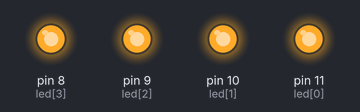
The sketch below on a simulated Arduino Uno, built with avr-gcc and run on an emulated ATmega328P. On the bench: output pins drawn as LEDs (lit = HIGH). What the sketch prints to the serial monitor is not drawn.

Above: at 0.01 s.
At 1.11 s:
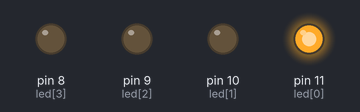
At 2.3 s:
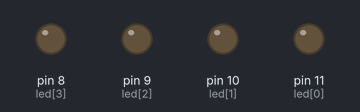
Timing chart, 0 to 3.8 s (numbered marks = the images above):
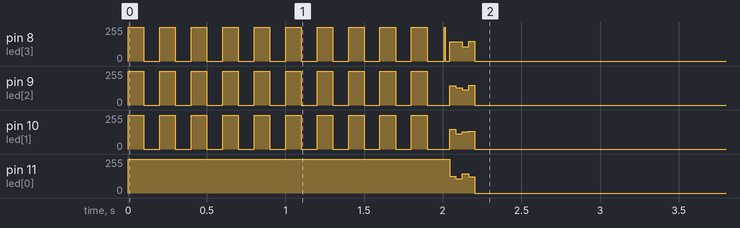

Measured:
- by itself, pin 11 (led[0]): 255/255 → 0/255 at 2.0 s
- by itself, pin 8 (led[3]): 255/255 → 0/255 at 0.10 s, → 255/255 0.10 s later, → 0/255 0.10 s later, → 255/255 0.10 s later, … (25 changes in this stretch)

The sketch:

Joystick-BT-LED-2016-04-04.ino
```cpp
/*
 * based on the GyRobo Code "Bal_Code_v8_with_bluetooth_working_SVPWM"
 * No balancing or MPU6050 accelerometer sensor
 *
 * Lights or flashes leds

 *
 * HC-05 or HC-06 Bluetooth setup for 57 600 baud on the TX and RX pins
 * Joystick BT Commander Version 5.2
 * Button #1: " ON / OFF",
 * Button #2: Rouge
 * Button #3: Vert
 * Button #4: Bleu
 * Data field #1: "Bat. V", Data field #2: "Power", Data field #3: "Cycle (ms)"
 * note: cycle time must not exceed 4ms
 */


#pragma GCC optimize ("3")


//main loop--------------------------------------------------------
#define LEDPIN   13             // led intégrée à l'arduino

bool power = false;            //run only when power is true

uint16_t freqCounter = 0;
uint16_t oldfreqCounter = 0;
uint16_t loop_time = 0;         //how fast is the main loop running

String data1 = "data1";
String data2 = "data2";

int color ;                   // led# to command
bool onOff ;                  // on (1) or off (0)

//Bluetooth input stuff------------------------------------------
#define    STX          0x02	// debut d'ordre
#define    ETX          0x03	// fin d'ordre

int16_t joyY, joyX;                                         //smartphone joystick input values

uint8_t cmd[8] = {0, 0, 0, 0, 0, 0, 0, 0};                 // bytes received
uint8_t buttonStatus = 0;                                  // first Byte sent to Android device


//LED control-------------------------------------------------------

// les 4 leds
int led[4] ={11, 10, 9, 8}; ;  // 4 leds from 1 to 4
// red / blue / green / white


void setup()
{
  for (int i = 0; i < 4; i++)
  {
    pinMode (led[i], OUTPUT);
  }
  // Start Serial Port
  Serial.begin(57600);
  Serial.println("LED_with_bluetooth_working_V0.1" );
  Serial.println("Pret !");

  for (int i = 0; i < 20; i++)
  {
    digitalWrite(led[1], !digitalRead(led[1]));
    digitalWrite(led[2], !digitalRead(led[2]));
    digitalWrite(led[3], !digitalRead(led[3]));
    digitalWrite(led[0], !digitalRead(led[4]));
    delay (100);
  }

  //Setup LED Controller

  Serial.println("Setup is almost done \n\r");
  LED_Setup();
  Serial.println("Setup is DONE \n\r");

  for (int i = 0; i < 20; i++)
  {
    for (int j = 0; j < 2; j++) {
      LED_command(j, !digitalRead(led[j])) ;
      delay (400);
    }
    for (int j = 2; j < 4; j++) {
      LED_command(j, !digitalRead(led[j])) ;
      delay (400);
    }
  }

  // empty RX buffer
  while (Serial.available())  Serial.read();

}


void loop()
{
  //run main loop every ~4ms
  if ((freqCounter & 0x07f) == 0)
  {
    // record when loop starts
    oldfreqCounter = freqCounter;

    //test battery voltage every ~1s
    if ((freqCounter & 0x7FFF) == 0)
    {
      // battery_test();
    }

    //send bluetooth output to smartphone every ~0.13s
    if ((freqCounter & 0xFFF) == 0)
    {
      sendBlueToothData();
    }

    //receive bluetooth input from smartphone
    bluetooth();

    //run if on sent from smartphone and battery is charged
    if (power == true ) {
      LED_command( color, onOff);   // will run the led command and return data2 content
    }
    else
    {
      StopLeds();               //turn all leds off
    }

    //calculate loop time
    if (freqCounter > oldfreqCounter)
    {
      if (loop_time < (freqCounter - oldfreqCounter)) loop_time = freqCounter - oldfreqCounter;
    }

  }
}


//-----------------------------------------------------------------------------------
//bluetooth between smartphone and robot---------------------------------------------
//-----------------------------------------------------------------------------------

void bluetooth()
{
  if (Serial.available())   // data received from smartphone
  {
    cmd[0] =  Serial.read();
    if (cmd[0] == STX)
    {
      int i = 1;
      while (Serial.available())
      {
        cmd[i] = Serial.read();
        if (cmd[i] > 127 || i > 7)                   break; // Communication error
        if ((cmd[i] == ETX) && (i == 2 || i == 7))   break; // Button or Joystick data
        i++;
      }
      if      (i == 2)          getButtonState(cmd[1]);    // 3 Bytes  ex: < STX "C" ETX >
      else if (i == 7)          getJoystickState(cmd);     // 6 Bytes  ex: < STX "200" "180" ETX >
    }
  }
}


void sendBlueToothData()
{
  // Data frame transmitted back from Arduino to Android device:
  // < 0X02   Buttons state   0X01   DataField#1   0x04   DataField#2   0x05   DataField#3    0x03 >
  // < 0X02      "01011"      0X01     "120.00"    0x04     "-4500"     0x05  "Motor enabled" 0x03 >    // example

  Serial.print((char)STX);                                             // Start of Transmission
  Serial.print(getButtonStatusString());    Serial.print((char)0x1);   // buttons status feedback
  Serial.print(data1);     Serial.print((char)0x4);                     // datafield #1
  Serial.print(data2);        Serial.print((char)0x5);                  // datafield #2
  Serial.print(loop_time * 0.0318);                                    // datafield #3
  Serial.print((char)ETX);                                             // End of Transmission

  loop_time = 0;
}


String getButtonStatusString()  {
  String bStatus = "";
  for (int i = 0; i < 6; i++)  {
    if (buttonStatus & (B100000 >> i))      bStatus += "1";
    else                                    bStatus += "0";
  }
  return bStatus;
}


void getJoystickState(byte data[8])    {
  joyX = (data[1] - 48) * 100 + (data[2] - 48) * 10 + (data[3] - 48); // obtain the Int from the ASCII representation
  joyY = (data[4] - 48) * 100 + (data[5] - 48) * 10 + (data[6] - 48);
  joyX = joyX - 200;                                                  // Offset to avoid
  joyY = joyY - 200;                                                  // transmitting negative numbers

  if (joyX < -100 || joyX > 100 || joyY < -100 || joyY > 100)     return; // commmunication error
}


void getButtonState(int bStatus)  {
  switch (bStatus) {
    // -----------------  BUTTON #1  -----------------------
    case 'A':
      buttonStatus |= B000001;        // ON

      power = true;                   // ON
      data1 = "ON";
      break;
    case 'B':
      buttonStatus = B000000;        // OFF et met à 0 tous les autres boutons - pas &= B111110
      power = false;                   // OFF
      StopLeds();
      color = 4;                  // white will power on when next button true pushed
      onOff = true;               // ON
      data1 = "OFF";

      break;

    // -----------------  BUTTON #2  -----------------------
    case 'C':
      buttonStatus |= B000010;

      color = 0;                  // red
      onOff = true;               // ON
      data2 = "Red ON";
      break;
    case 'D':
      buttonStatus &= B111101;        // tourne sens inverse aiguille montre
      color = 0;                  // red
      onOff = false;               // OFF
      data2 = "Red OFF";
      break;


   // -----------------  BUTTON #3  -----------------------
   case 'E':
      buttonStatus |= B000100;        // avance

    color = 1;                  // blue
    onOff = true;               // ON
    data2 = "blue ON";
     break;
   case 'F':
      buttonStatus &= B111011;      // OFF
      color = 1;                  // blue
      onOff = false;               // OFF
      data2 = "blue OFF";
      break;

    // -----------------  BUTTON #4  -----------------------
    case 'G':
      buttonStatus |= B001000;       // recule

      color = 2;                  // green
      onOff = true;               // ON
      data2 = "green ON";
      break;
     case 'H':
      buttonStatus &= B110111;    // OFF
      color = 2;                  // green
      onOff = false;               // OFF
      data2 = "green OFF";
      break;
/*
    // -----------------  BUTTON #5  -----------------------
     case 'I':           // configured as momentary button
      buttonStatus |= B010000;        // ON
       // your code...

       break;
     case 'J':
      buttonStatus &= B101111;        // OFF
       // your code...

       break;

    // -----------------  BUTTON #6  -----------------------
     case 'K':
      buttonStatus |= B100000;        // ON
       // your code...

      break;
     case 'L':
      buttonStatus &= B011111;        // OFF
       // your code...

       break;
  */
  }
}


//--------------------------------------------------------------
// code loop timing---------------------------------------------
//--------------------------------------------------------------
// minimize interrupt code length
// is called every 31.875us (510 clock cycles)  ???????
ISR( TIMER1_OVF_vect )
{
  //every 32 count of freqCounter ~1ms
  freqCounter++;

  if ((freqCounter & 0x01) == 0)
  {
    // R_MotorStep += R_Speed;
    // L_MotorStep += L_Speed;
  }
}


//--------------------------------------------------------------------
// LED SETUP-------------------------------------------------
//--------------------------------------------------------------------
void LED_Setup()
{

  for (int i = 0; i < 4; i++)
  {
    digitalWrite (led[i], HIGH);
  }

  digitalWrite(LEDPIN, HIGH);

  cli();//stop interrupts

  //timer setup for 31.250KHZ phase correct PWM
  TCCR0A = 0;
  TCCR0B = 0;
  TCCR0A = _BV(COM0A1) | _BV(COM0B1) | _BV(WGM00);
  TCCR0B = _BV(CS00);
  TCCR1A = 0;
  TCCR1B = 0;
  TCCR1A = _BV(COM1A1) | _BV(COM1B1) | _BV(WGM10);
  TCCR1B = _BV(CS10);
  TCCR2A = 0;
  TCCR2B = 0;
  TCCR2A = _BV(COM2A1) | _BV(COM2B1) | _BV(WGM20);
  TCCR2B = _BV(CS20);

  // enable Timer 1 interrupt
  TIMSK1 = 0;
  TIMSK1 |= _BV(TOIE1);
  // disable arduino standard timer interrupt
  TIMSK0 &= ~_BV(TOIE1);

  sei(); // Start Interrupt

  //turn off all PWM signals
  OCR2A = 0;  //11  APIN
  OCR2B = 0;  //D3
  OCR1A = 0;  //D9  CPIN
  OCR1B = 0;  //D10 BPIN
  OCR0A = 0;  //D6
  OCR0B = 0;  //D5

  // switch off LEDS
  StopLeds();
}


//-----------------------------------------------------------------------------------
// LED control ---------------------------------------------
//-----------------------------------------------------------------------------------

// allumer une des led
void LED_command(int num, bool pos) {

    digitalWrite(led[num], pos);
}


//arrêter toutes les led
void StopLeds() {

  for (int i = 0; i < 4; i++)
  {
    digitalWrite(led[i], LOW);
  }


}
```
